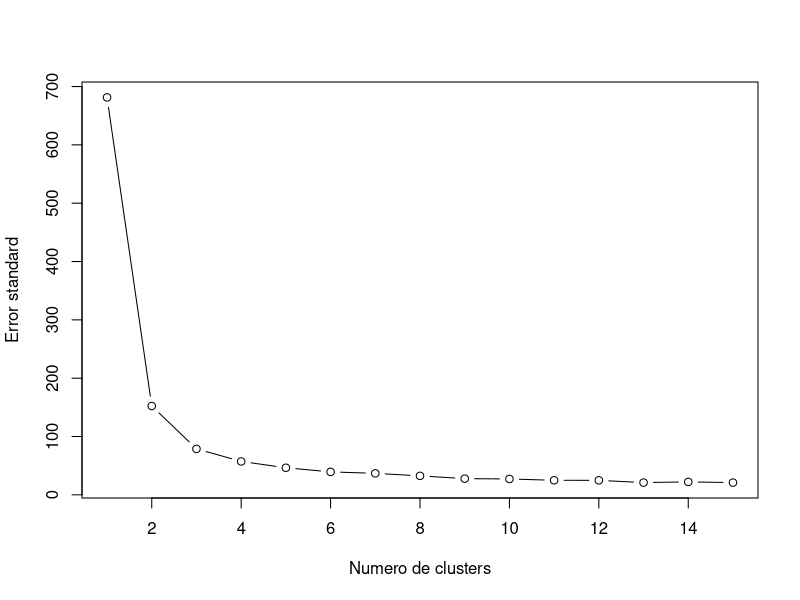
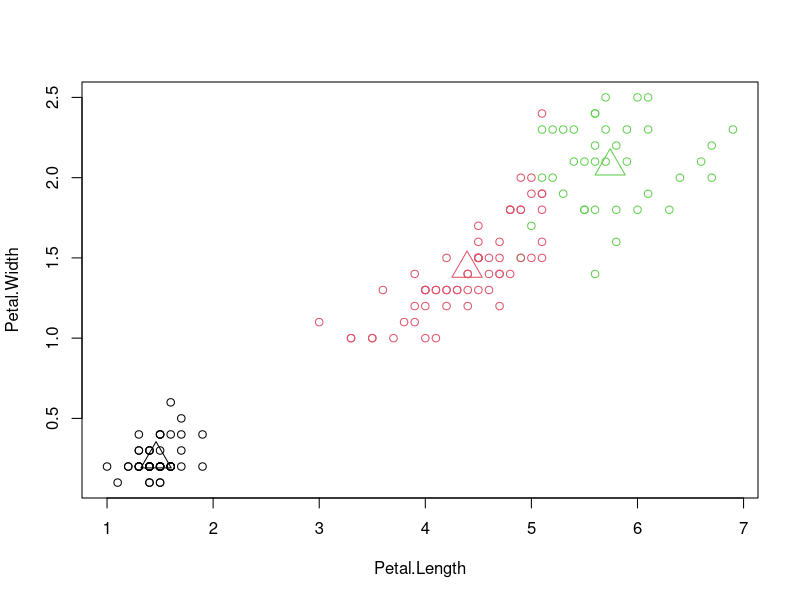
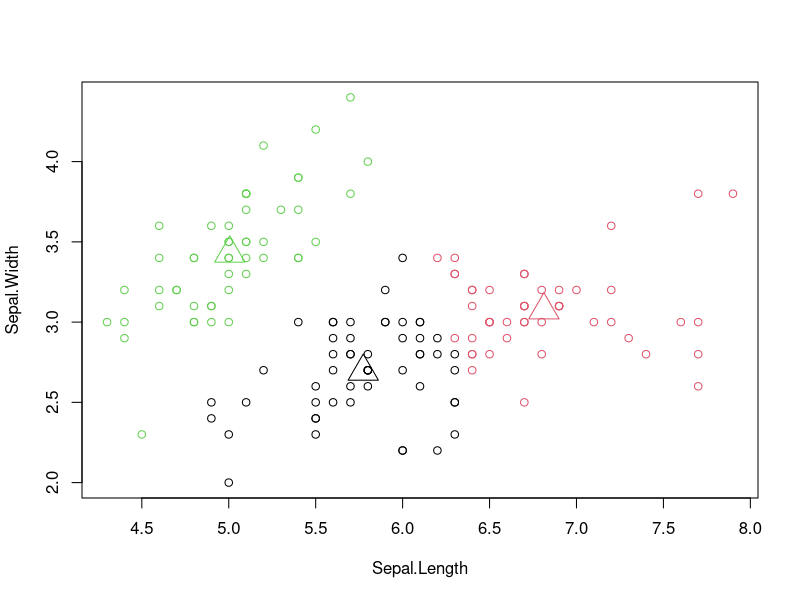

These charts were generated, in order, by the following R code:
iris
?iris
str(iris)
head(iris)
tail(iris)
summary(iris)
colnames(iris)
# Get all rows, except column 5
mi.iris <- iris[,-5]
# Get all rows, and 1-4 columns
mi.iris <- iris[,1:4]
# Best approach, selecting desired columns
mi.iris <- iris[,c("Sepal.Length", "Sepal.Width", "Petal.Length", "Petal.Width")]

wss <- vector()
for (i in 1:15) wss[i] <- sum(kmeans(mi.iris, centers = i)$withinss)

# PLOT 1
plot(1:15, wss, type="b", xlab="Numero de clusters", ylab="Error standard")

Array.1 = c(1,2,3)
Array.2 = c(10,100, 2)
Array.1 + Array.2

wss

set.seed(1234)
kmeans.3 <- kmeans(mi.iris, 3)
attributes(kmeans.3)
kmeans.3$cluster
table(kmeans.3$cluster, iris$Species)

# PLOT 2
?plot
plot(mi.iris[,c("Petal.Length", "Petal.Width")], col =kmeans.3$cluster)
kmeans.3$centers

kmeans.3$size
points(kmeans.3$centers[, c("Petal.Length", "Petal.Width")], col = 1:3, pch = 2, cex = 3)

# train with two dimensions

kmeans.3 <- kmeans(mi.iris[,c("Petal.Length", "Petal.Width")], 3)

attributes(kmeans.3)
kmeans.3$centers

kmeans.3 <- kmeans(mi.iris[,c("Sepal.Length", "Sepal.Width")], 3)

# PLOT 3
plot(mi.iris[,c("Sepal.Length", "Sepal.Width")], col =kmeans.3$cluster)
points(kmeans.3$centers[, c("Sepal.Length", "Sepal.Width")], col = 1:3, pch = 2, cex = 3)

